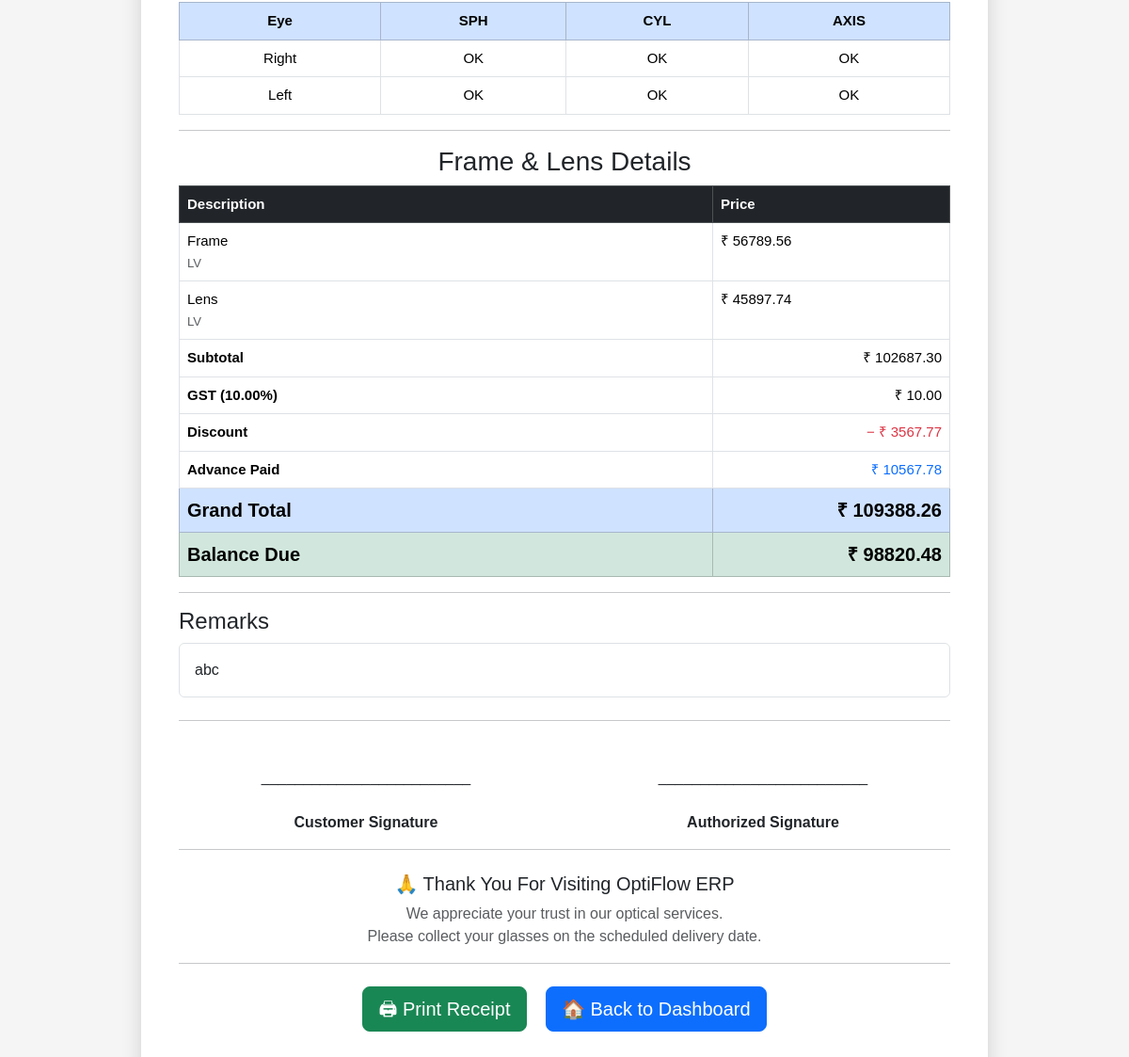
The page /dashboard/receipt/2/ (signed in, lower part) on the database as committed earlier.
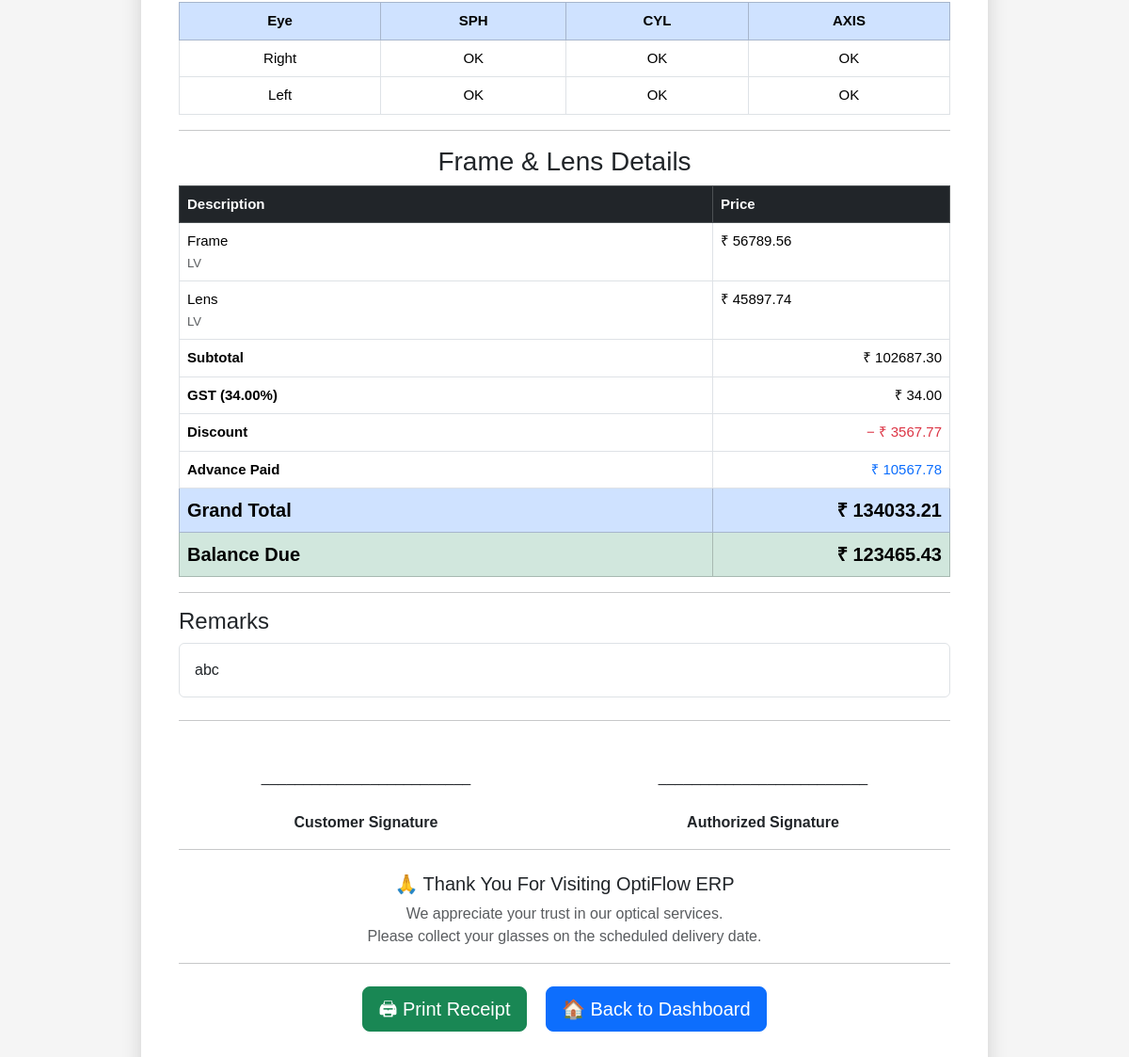
The same page on the database as committed later.
### orders/models.py (models this page shows, shortened)
class Order(models.Model):
    STATUS_CHOICES = [
        ("RECEIVED", "Received"),
        ("AT_LAB", "At Lab"),
        ("READY", "Ready"),
    ]
    GENDER_CHOICES = [
        ("Male", "Male"),
        ("Female", "Female"),
        ("Other", "Other"),
    ]
    patient_id = models.CharField(
        max_length=20,
        blank=True,
        null=True
    )
    customer_name = models.CharField(max_length=100)
    phone_number = models.CharField(max_length=15)
    address = models.TextField(
        blank=True,
        default=""
    )
    age = models.PositiveIntegerField(
        null=True,
        blank=True
    )
    gender = models.CharField(
        max_length=10,
        choices=GENDER_CHOICES,
        blank=True,
        default=""
    )
    doctor_name = models.CharField(
        max_length=100,
        blank=True,
        default=""
    )
    frame_details = models.CharField(max_length=100)
    lens_details = models.CharField(max_length=100)
    frame_price = models.DecimalField(
        max_digits=10,
        decimal_places=2,
        default=0
    )
    lens_price = models.DecimalField(
        max_digits=10,
        decimal_places=2,
        default=0
    )
    right_eye_sph = models.CharField(
        max_length=20,
        blank=True,
        default=""
    )
    right_eye_cyl = models.CharField(
        max_length=20,
        blank=True,
        default=""
    )
    right_eye_axis = models.CharField(
        max_length=20,
        blank=True,
        default=""
    )
    left_eye_sph = models.CharField(
        max_length=20,
        blank=True,
        default=""
    )
    left_eye_cyl = models.CharField(
        max_length=20,
        blank=True,
        default=""
    )
    left_eye_axis = models.CharField(
        max_length=20,
        blank=True,
        default=""
    )
    pd = models.CharField(
        max_length=20,
        blank=True,
        default=""
    )
    gst = models.DecimalField(
        max_digits=5,
        decimal_places=2,
        default=0,
        blank=True
    )
    discount = models.DecimalField(
        max_digits=10,
        decimal_places=2,
        default=0,
        blank=True
    )
    advance_paid = models.DecimalField(
        max_digits=10,
        decimal_places=2,
        default=0,
        blank=True
    )
    delivery_date = models.DateField(
        null=True,
        blank=True
    )
    remarks = models.TextField(
        blank=True,
        default=""
    )
    status = models.CharField(
        max_length=20,
        choices=STATUS_CHOICES,
        default="RECEIVED"
    )
    created_at = models.DateTimeField(
        auto_now_add=True
    )
    @property
    def total_price(self):
        subtotal = self.frame_price + self.lens_price
        gst_amount = subtotal * (self.gst / 100)
        return subtotal + gst_amount - self.discount
    @property
    def balance_due(self):
        return self.total_price - self.advance_paid

### orders/views.py (the view)
# urls.py: path("receipt/<int:id>/", views.receipt, name="receipt"),
@login_required(login_url="login")
def receipt(request, id):
    customer = get_object_or_404(Order, id=id)
    subtotal = customer.frame_price + customer.lens_price
    grand_total = customer.total_price
    balance_due = customer.balance_due
    context = {
        "customer": customer,
        "total": subtotal,
        "grand_total": grand_total,
        "balance_due": balance_due,
        "today": timezone.now(),
        "invoice_no": f"INV-{customer.id:05d}",
    }
    return render(
        request,
        "orders/receipt.html",
        context
    )

### orders/templates/orders/receipt.html (shortened to what this page needs)
<!DOCTYPE html>
<html lang="en">
<head>
<link href="https://cdn.jsdelivr.net/npm/bootstrap@5.3.3/dist/css/bootstrap.min.css"
      rel="stylesheet">
</head>
<body>
<div class="receipt">
<table class="table table-bordered text-center">
<thead class="table-primary">
<tr>
<th>
Eye
</th>
<th>
SPH
</th>
<th>
CYL
</th>
<th>
AXIS
</th>
</tr>
</thead>
<tbody>
<tr>
<td>
Right
</td>
<td>
{{ customer.right_eye_sph }}
</td>
<td>
{{ customer.right_eye_cyl }}
</td>
<td>
{{ customer.right_eye_axis }}
</td>
</tr>
<tr>
<td>
Left
</td>
<td>
{{ customer.left_eye_sph }}
</td>
<td>
{{ customer.left_eye_cyl }}
</td>
<td>
{{ customer.left_eye_axis }}
</td>
</tr>
</tbody>
</table>
<hr>
<h3 class="text-center">
Frame & Lens Details
</h3>
<table class="table table-bordered">
<thead class="table-dark">
<tr>
<th width="45%">
Description
</th>
<th width="20%">
Price
</th>
</tr>
</thead>
<tbody>
<tr>
<td>
Frame
<br>
<small class="text-muted">
{{ customer.frame_details }}
</small>
</td>
<td>
₹ {{ customer.frame_price }}
</td>
</tr>
<tr>
<td>
Lens
<br>
<small class="text-muted">
{{ customer.lens_details }}
</small>
</td>
<td>
₹ {{ customer.lens_price }}
</td>
</tr>
<tr>
<th>Subtotal</th>
<td class="text-end">
₹ {{ total|floatformat:2 }}
</td>
</tr>
<tr>
<th>GST ({{ customer.gst }}%)</th>
<td class="text-end">
₹ {{ customer.gst|floatformat:2 }}
</td>
</tr>
<tr>
<th>Discount</th>
<td class="text-end text-danger">
− ₹ {{ customer.discount|floatformat:2 }}
</td>
</tr>
<tr>
<th>Advance Paid</th>
<td class="text-end text-primary">
₹ {{ customer.advance_paid|floatformat:2 }}
</td>
</tr>
<tr class="table-primary">
<th class="fs-5">
Grand Total
</th>
<th class="text-end fs-5">
₹ {{ grand_total|floatformat:2 }}
</th>
</tr>
<tr class="table-success">
<th class="fs-5">
Balance Due
</th>
<th class="text-end fs-5">
₹ {{ balance_due|floatformat:2 }}
</th>
</tr>
</tbody>
</table>
<hr>
<h4>
Remarks
</h4>
<div class="border rounded p-3 mb-4">
{{ customer.remarks|default:"No Remarks" }}
</div>
<hr>
<div class="row mt-5">
    <div class="col-6 text-center">
        _________________________
        <br><br>
        <strong>Customer Signature</strong>
    </div>
    <div class="col-6 text-center">
        _________________________
        <br><br>
        <strong>Authorized Signature</strong>
    </div>
</div>
<hr>
<div class="text-center mt-4">
    <h5>
        🙏 Thank You For Visiting OptiFlow ERP
    </h5>
    <p class="text-muted">
        We appreciate your trust in our optical services.
        <br>
        Please collect your glasses on the scheduled delivery date.
    </p>
</div>
<hr>
<div class="text-center mt-4 mb-3 no-print">
    <button
        class="btn btn-success btn-lg me-3"
        onclick="window.print()">
        🖨 Print Receipt
    </button>
    <a href="{% url 'home' %}"
       class="btn btn-primary btn-lg">
        🏠 Back to Dashboard
    </a>
</div>
</div>
</body>
</html>

Rows that differ between the two databases and show on the page:
changed Order "abc": gst "10.00" → "34.00"
Other text that changed with them:
{{ grand_total|floatformat:2 }}: "109388.26" → "134033.21"
{{ balance_due|floatformat:2 }}: "98820.48" → "123465.43"
